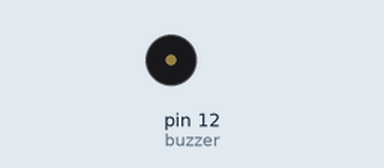
Simulated run of this sketch. Board: Arduino Uno, built with avr-gcc and run on an emulated ATmega328P. Shown: buzzer (waves = sounding, pin HIGH). What the sketch prints to the serial monitor is not drawn.

Above: at 1.2 s.
At 20.45 s:
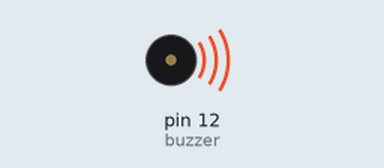
Timing chart, 0 to 21.3 s (numbered marks = the images above):
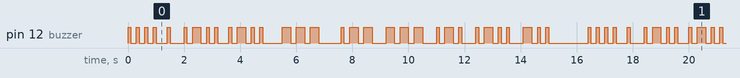

Measured:
- by itself, pin 12 (buzzer): moves between LOW and HIGH, repeating every 16.4 s
- by itself, everything shown: repeats every 16.4 s, in 64 steps

The sketch:

Active_Buzzer.ino
```cpp
// Simple Circuit active buzzer tone:
// Morse Code - "Hello World"

int buzzer = 12; // pin of the active buzzer
int delay_short = 200;
int delay_long = 300;
int dash = 300;
int dot = 100;

void morse_dot() {
  digitalWrite(buzzer, HIGH);   // activate
  delay(dot);                   // Keep playing sound for
  digitalWrite(buzzer, LOW);    // deactivate
  delay(delay_short);           // delay before starting again
}

void morse_dash(){
  digitalWrite(buzzer, HIGH);
  delay(dash);
  digitalWrite(buzzer, LOW);
  delay(delay_short);
}

void setup()
{
  Serial.begin(9600);
  pinMode(buzzer, OUTPUT);
}

void loop() {

    // H: ....
    for (int i = 0; i < 4; i++) {
      morse_dot();
    }

    // E: .
    Serial.write('E');
    delay(delay_short);
    morse_dot();
    delay(delay_long);

    // L: .-..
    for (int i = 0; i < 2; i++) {
      Serial.write('L');
      morse_dot();
      morse_dash();
      morse_dot();
      morse_dot();
      delay(delay_short);
    }
    delay(delay_long);

    // O: ---
    for (int i = 0; i < 3; i++) {
      morse_dash();
    }
    delay(delay_long * 2);

    // W: .--
    morse_dot();
    morse_dash();
    morse_dash();
    delay(delay_long);

    // O: ---
    for (int i = 0; i < 3; i++) {
      morse_dash();
    }
    delay(delay_long);

    // R: .-.
    morse_dot();
    morse_dash();
    morse_dot();
    delay(delay_long);

    // L: .-..
    morse_dot();
    morse_dash();
    morse_dot();
    morse_dot();
    delay(delay_long);

    // D: -..
    morse_dash();
    morse_dot();
    morse_dot();
    delay(delay_long * 4);
}
```
